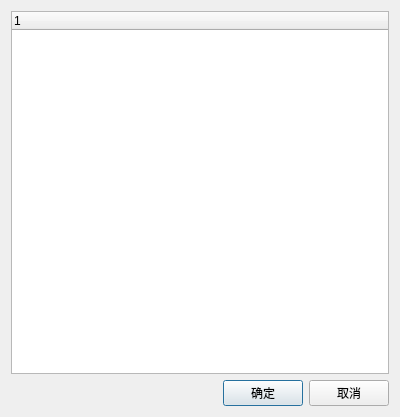
<?xml version="1.0" encoding="UTF-8"?>
<ui version="4.0">
 <class>CViewFieldDialog</class>
 <widget class="QDialog" name="CViewFieldDialog">
  <property name="geometry">
   <rect>
    <x>0</x>
    <y>0</y>
    <width>400</width>
    <height>417</height>
   </rect>
  </property>
  <property name="windowTitle">
   <string>Dialog</string>
  </property>
  <layout class="QGridLayout" name="gridLayout">
   <item row="0" column="0">
    <widget class="QTreeWidget" name="treeWidget">
     <column>
      <property name="text">
       <string notr="true">1</string>
      </property>
     </column>
    </widget>
   </item>
   <item row="1" column="0">
    <layout class="QHBoxLayout" name="horizontalLayout">
     <item>
      <spacer name="horizontalSpacer">
       <property name="orientation">
        <enum>Qt::Horizontal</enum>
       </property>
       <property name="sizeHint" stdset="0">
        <size>
         <width>40</width>
         <height>20</height>
        </size>
       </property>
      </spacer>
     </item>
     <item>
      <widget class="QPushButton" name="okButton">
       <property name="text">
        <string>确定</string>
       </property>
      </widget>
     </item>
     <item>
      <widget class="QPushButton" name="cancleButton">
       <property name="text">
        <string>取消</string>
       </property>
      </widget>
     </item>
    </layout>
   </item>
  </layout>
 </widget>
 <resources/>
 <connections/>
</ui>
